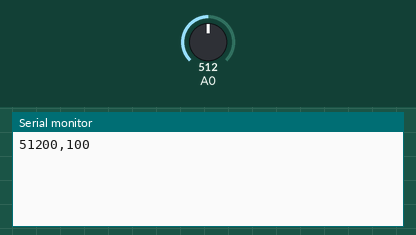
Bench run of a sketch on a simulated Arduino Uno, built with avr-gcc and run on an emulated ATmega328P. On the bench: the last lines printed to the serial monitor. The inputs (shaded band) are chosen by the test bench; at power-on: A0 = 512.

Above: at 1.2 s.
1.3 s: A0 set to 716
At 2.6 s:
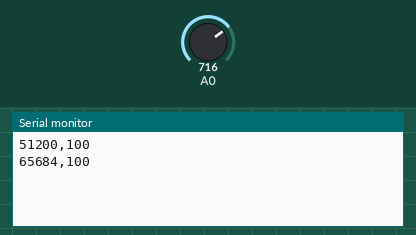
2.8 s: A0 set to 900
At 3.9 s:
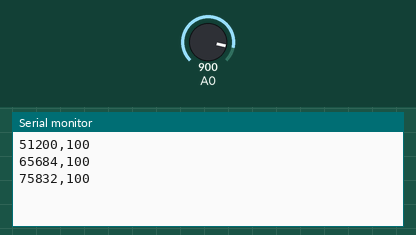
Timing chart, 0 to 5.8 s (numbered marks = the images above; inputs shaded):
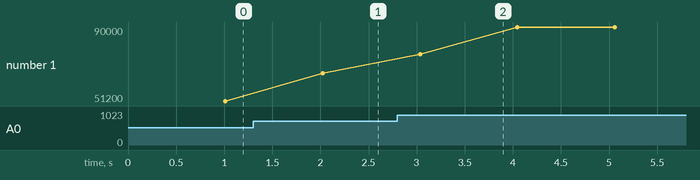

Measured:
- after the input at 1.3 s, the serial monitor: prints a new line after 0.72 s (image 1)
- after the input at 2.8 s, the serial monitor: prints a new line after 0.24 s (image 2)
- plotted number 1: 51200 → 65684 after the input at 1.3 s, 65684 → 90000 after the input at 2.8 s

The sketch:

output_A0_A1.ino
```cpp
int nbMeasurement = 100;
long measurement = 0;

void setup() {
  Serial.begin(9600);
}

void loop() {

  measurement = 0 ;

  for (int i = 0; i < nbMeasurement; i++) {
     measurement += analogRead(A0);
     delay(10);
  }

  Serial.print( measurement );
  Serial.print( ',' );
  Serial.println( nbMeasurement );
}
```
